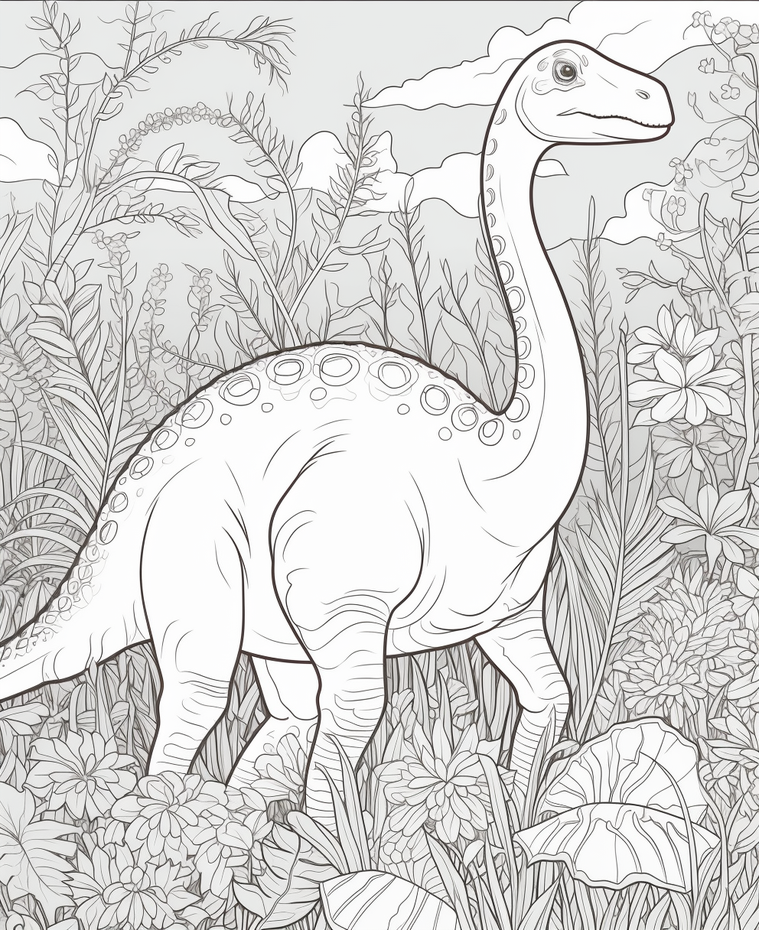
#> input picture test.png, 759 x 930 px, shrunk from 992 x 1216 before the run; its folder holds only this picture in this run
$ python main.py
#> lines starting #> are read from the running program, lines starting #| are printed output that depends on the picture
from PIL import Image
import os

dir_path = r'.'

# list to store files
images = []

# Iterate directory
for file_path in os.listdir(dir_path):
    # check if current file_path is a file
    if os.path.isfile(os.path.join(dir_path, file_path)):
        if ".png" in file_path.lower():
            # add filename to list
            images.append(file_path)

print(images)

for image in images:
    if "binarized.png" in image:
        continue

    image_file = Image.open(image)
#> image_file is the input picture: PIL image 759x930 RGB; mean R, G, B 215.5, 214.9, 213.7
    # Grayscale
    image_file = image_file.convert('L')
#> image_file: PIL image 759x930 L
    # Threshold
    image_file = image_file.point( lambda p: 255 if p > 200 else 0 )
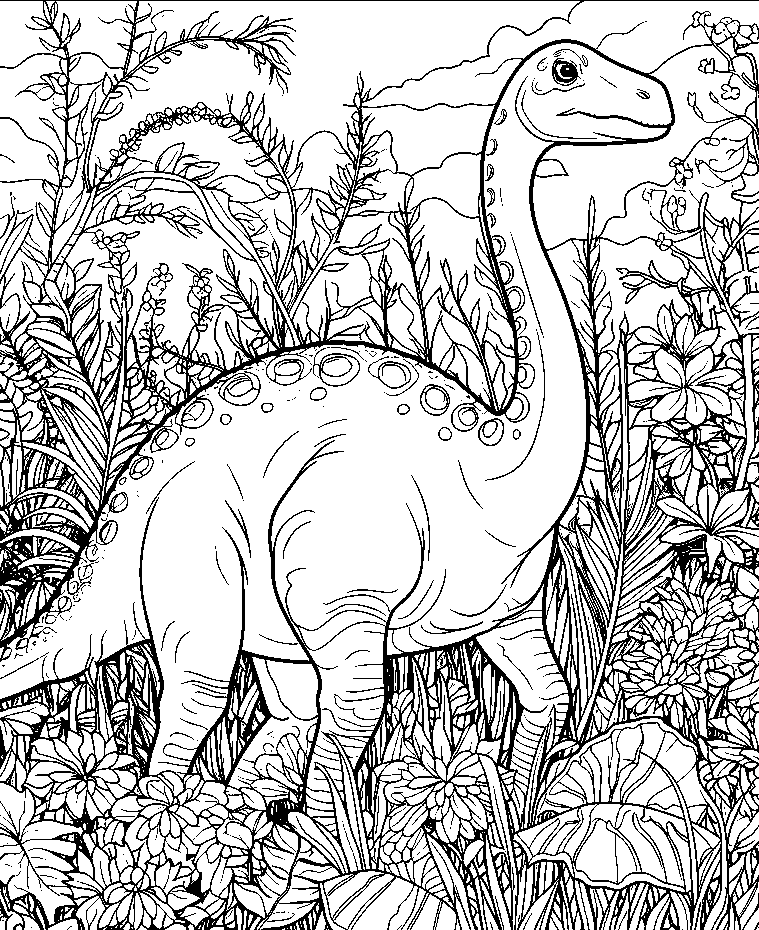
#> image_file: PIL image 759x930 L; 76.9% white; black in thin lines or dots
    # To mono
    image_file = image_file.convert('1')

    image_file.save(image.split(".png")[0] + "_binarized.png", format="png")
